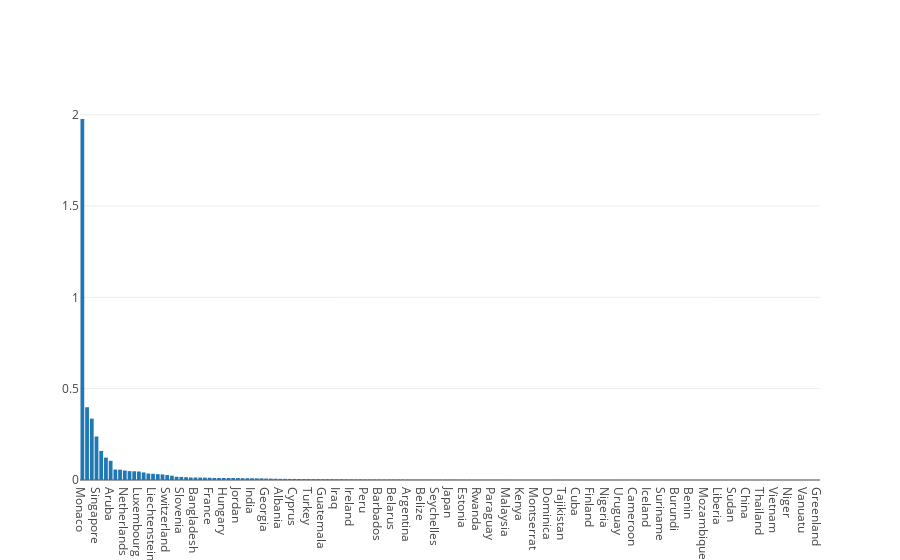

Write notebook code for a chart like this one.
### Markdown cell above
## media de infecciones por km2

### Code cell
val (x,y) = meanInfectionsperKM2DF.collect.map(r=>(r(0).toString, r(1).toString.toFloat)).toList.unzip
Bar(x, y).plot()

### Figure 1 — Plotly figure (JSON) as saved in the notebook; plotly's stock layout.template omitted (floating-point values rounded to 4 significant figures; data arrays with more than 128 entries replaced by an {"elided": "..."} marker saying what was removed)
{"data": [{"type": "bar", "x": {"elided": "157 str values"}, "y": {"elided": "157 float values"}}], "layout": {}}
